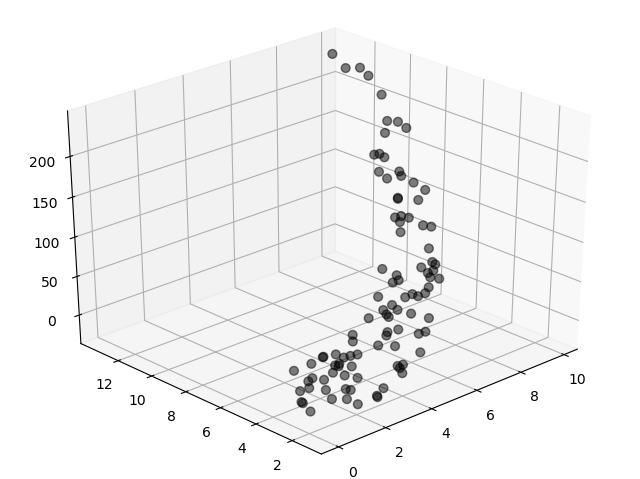

The script that saved this image:
import numpy as np
import math
import random
import matplotlib.pyplot as plt
from mpl_toolkits.mplot3d import Axes3D
import csv


def f(x, alpha, beta):
    y = alpha * math.exp(beta * x) +2
    return y


def f2(x,y):
    return x*y +x**2 +y**0.5


def data():
    X = []
    Y = []
    Z = []
    for x in np.arange(0, 10, 0.1):
        shake_y = random.uniform(-1.5, 1.5)
        shake_z = random.uniform(-10, 10)
        x_value = x
        y_value = round(f(x, 0.2, 0.4) + shake_y,3)
        z_value = f2(x_value,y_value) + 3*shake_z
        X.append(x_value)
        Y.append(y_value)
        Z.append(z_value)
    return X, Y, Z


def data_csv(X, Y, Z):
    datacsv = [["X", "Y", "Z"]]
    for i in range(0, len(X)):
        datacsv.append([X[i], Y[i], Z[i]])
    return datacsv


def writeFile(datacsv):
    myFile = open('data.csv', 'w')
    with myFile:
        writer = csv.writer(myFile)
        writer.writerows(datacsv)
    print("Writing complete")

random.seed(2000)
X,Y,Z = data()

datacsv = data_csv(X,Y,Z)
print(datacsv)
writeFile(datacsv)

fig = plt.figure()
ax = Axes3D(fig)
ax.scatter(X, Y,Z, color="black", marker="o", alpha=0.5, linestyle='None', picker=True,s=40)
# plt.savefig("data")
plt.show()
